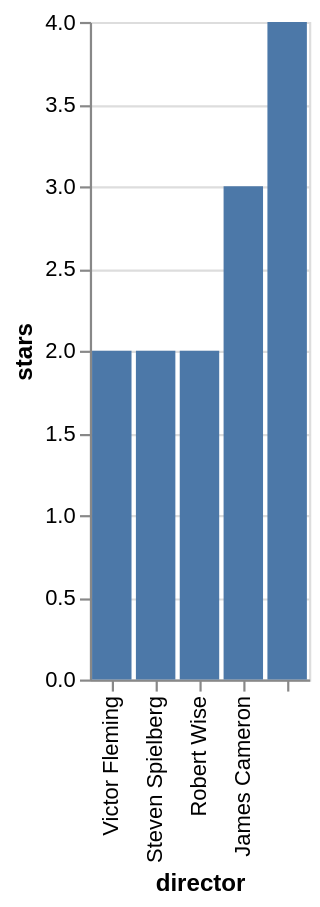

The specification (Vega-Lite) saved for this image:
### Vega-Lite specification from a JSON file in a GitHub repository (floating-point values rounded to 4 significant figures)
{"data": {"values": [{"x_data": "", "y_data": 4}, {"x_data": "James Cameron", "y_data": 3}, {"x_data": "Robert Wise", "y_data": 2}, {"x_data": "Steven Spielberg", "y_data": 2}, {"x_data": "Victor Fleming", "y_data": 2}]}, "mark": "bar", "encoding": {"x": {"field": "x_data", "type": "nominal", "title": "director", "sort": "descending"}, "y": {"field": "y_data", "type": "quantitative", "title": "stars"}}}
